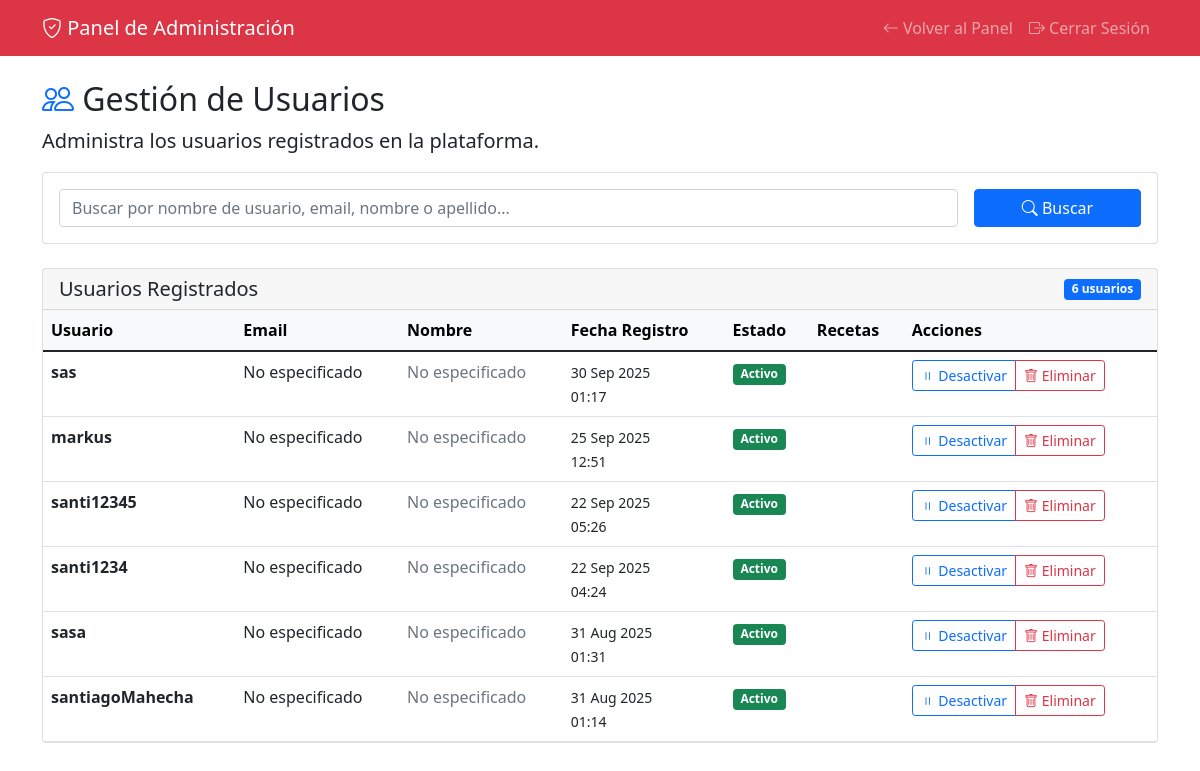
/admin-panel/usuarios/ (signed in), run on the app's committed database.
### main/models.py (models this page shows, shortened)
class CustomUser(AbstractUser):
    ROLE_CHOICES = (
        ('admin', 'Admin'),
        ('user', 'User'),
    )
    role = models.CharField(max_length=10, choices=ROLE_CHOICES, default='user')

### main/views.py (the view, shortened to what this page needs)
# urls.py: path('admin-panel/usuarios/', views.admin_users, name='admin_users'),
@login_required
def admin_users(request):
    if request.user.role != 'admin':
        return redirect('user_panel')
    users = CustomUser.objects.filter(role='user').order_by('-date_joined')
    search = request.GET.get('search', '')
    paginator = Paginator(users, 20)
    page_number = request.GET.get('page')
    page_obj = paginator.get_page(page_number)
    context = {
        'page_obj': page_obj,
        'search': search,
    }
    return render(request, 'admin_users.html', context)

### main/templates/admin_users.html (shortened to what this page needs)
<!DOCTYPE html>
<html lang="es">
<head>
    <link href="https://cdn.jsdelivr.net/npm/bootstrap@5.1.3/dist/css/bootstrap.min.css" rel="stylesheet">
    <link rel="stylesheet" href="https://cdn.jsdelivr.net/npm/bootstrap-icons@1.7.2/font/bootstrap-icons.css">
</head>
<body>
    <nav class="navbar navbar-expand-lg navbar-dark bg-danger">
        <div class="container">
            <a class="navbar-brand" href="{% url 'admin_panel' %}">
                <i class="bi bi-shield-check"></i> Panel de Administración
            </a>
            <div class="navbar-nav ms-auto">
                <a class="nav-link" href="{% url 'admin_panel' %}">
                    <i class="bi bi-arrow-left"></i> Volver al Panel
                </a>
                <a class="nav-link" href="{% url 'logout' %}">
                    <i class="bi bi-box-arrow-right"></i> Cerrar Sesión
                </a>
            </div>
        </div>
    </nav>
    <div class="container mt-4">
        <div class="row">
            <div class="col-md-12">
                <h2>
                    <i class="bi bi-people text-primary"></i>
                    Gestión de Usuarios
                </h2>
                <p class="lead">Administra los usuarios registrados en la plataforma.</p>
                <div class="card mb-4">
                    <div class="card-body">
                        <form method="GET" class="row g-3">
                            <div class="col-md-10">
                                <input type="text" class="form-control" name="search"
                                       placeholder="Buscar por nombre de usuario, email, nombre o apellido..."
                                       value="{{ search }}">
                            </div>
                            <div class="col-md-2">
                                <button type="submit" class="btn btn-primary w-100">
                                    <i class="bi bi-search"></i> Buscar
                                </button>
                            </div>
                        </form>
                    </div>
                </div>
                {% if page_obj %}
                <div class="card">
                    <div class="card-header d-flex justify-content-between align-items-center">
                        <h5 class="mb-0">Usuarios Registrados</h5>
                        <span class="badge bg-primary">{{ page_obj.paginator.count }} usuarios</span>
                    </div>
                    <div class="card-body p-0">
                        <div class="table-responsive">
                            <table class="table table-hover mb-0">
                                <thead class="table-light">
                                    <tr>
                                        <th>Usuario</th>
                                        <th>Email</th>
                                        <th>Nombre</th>
                                        <th>Fecha Registro</th>
                                        <th>Estado</th>
                                        <th>Recetas</th>
                                        <th>Acciones</th>
                                    </tr>
                                </thead>
                                <tbody>
                                    {% for user in page_obj %}
                                    <tr id="user-{{ user.id }}">
                                        <td>
                                            <strong>{{ user.username }}</strong>
                                        </td>
                                        <td>{{ user.email|default:"No especificado" }}</td>
                                        <td>
                                            {% if user.first_name or user.last_name %}
                                                {{ user.first_name }} {{ user.last_name }}
                                            {% else %}
                                                <span class="text-muted">No especificado</span>
                                            {% endif %}
                                        </td>
                                        <td>
                                            <small>{{ user.date_joined|date:"d M Y" }}<br>{{ user.date_joined|time:"H:i" }}</small>
                                        </td>
                                        <td>
                                            {% if user.is_active %}
                                                <span class="badge bg-success">Activo</span>
                                            {% else %}
                                                <span class="badge bg-danger">Inactivo</span>
                                            {% endif %}
                                        </td>
                                        <td>
                                        </td>
                                        <td>
                                            <div class="btn-group btn-group-sm">
                                                <button type="button" class="btn btn-outline-primary toggle-user-status"
                                                        data-user-id="{{ user.id }}"
                                                        data-current-status="{{ user.is_active|yesno:'true,false' }}">
                                                    {% if user.is_active %}
                                                        <i class="bi bi-pause"></i> Desactivar
                                                    {% else %}
                                                        <i class="bi bi-play"></i> Activar
                                                    {% endif %}
                                                </button>
                                                <a href="{% url 'admin_delete_user' user.id %}"
                                                   class="btn btn-outline-danger"
                                                   onclick="return confirm('¿Estás seguro de eliminar este usuario? Esta acción no se puede deshacer.')">
                                                    <i class="bi bi-trash"></i> Eliminar
                                                </a>
                                            </div>
                                        </td>
                                    </tr>
                                    {% endfor %}
                                </tbody>
                            </table>
                        </div>
                    </div>
                </div>
                {% endif %}
            </div>
        </div>
    </div>
    <div class="toast-container position-fixed top-0 end-0 p-3">
    </div>
</body>
</html>

### data on the page
CustomUser: username "sas", email "No especificado", first_name "No especificado", date_joined "30 Sep 2025", date_joined "01:17", is_active "Activo"
CustomUser: username "markus", email "No especificado", first_name "No especificado", date_joined "25 Sep 2025", date_joined "12:51", is_active "Activo"
CustomUser: username "santi12345", email "No especificado", first_name "No especificado", date_joined "22 Sep 2025", date_joined "05:26", is_active "Activo"
CustomUser: username "santi1234", email "No especificado", first_name "No especificado", date_joined "22 Sep 2025", date_joined "04:24", is_active "Activo"
CustomUser: username "sasa", email "No especificado", first_name "No especificado", date_joined "31 Aug 2025", date_joined "01:31", is_active "Activo"
CustomUser: username "santiagoMahecha", email "No especificado", first_name "No especificado", date_joined "31 Aug 2025", date_joined "01:14", is_active "Activo"

### other printed values
{{ page_obj.paginator.count }} "6"
